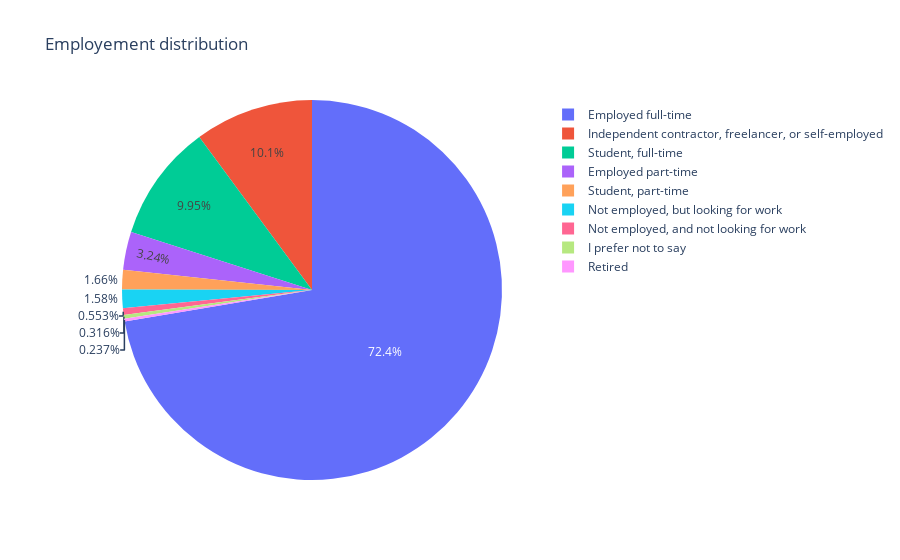

Write notebook code for a chart like this one.
### Code cell
fig = px.pie(df21, values=df21.Employment.value_counts(), names=df21.Employment.value_counts().index, title='Employement distribution')
fig.show()

### Figure 1 — Plotly figure (JSON) as saved in the notebook; plotly's stock layout.template omitted (floating-point values rounded to 4 significant figures)
{"data": [{"domain": {"x": [0, 1], "y": [0, 1]}, "hovertemplate": "label=%{label}<br>value=%{value}<extra></extra>", "labels": ["Employed full-time", "Independent contractor, freelancer, or self-employed", "Student, full-time", "Employed part-time", "Student, part-time", "Not employed, but looking for work", "Not employed, and not looking for work", "I prefer not to say", "Retired"], "legendgroup": "", "name": "", "showlegend": true, "type": "pie", "values": [916, 128, 126, 41, 21, 20, 7, 4, 3]}], "layout": {"autosize": true, "legend": {"tracegroupgap": 0}, "title": {"text": "Employement distribution"}}}
